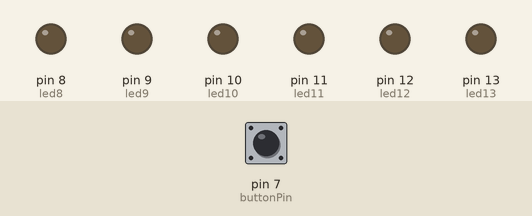
Bench run of a sketch on a simulated Arduino Uno, built with avr-gcc and run on an emulated ATmega328P. Parts: output pins drawn as LEDs (lit = HIGH). Inputs (shaded band) come from the test bench; at power-on: pin 7 (buttonPin) LOW.

Above: at 1.2 s.
1.3 s: pin 7 (buttonPin) pulled HIGH for 0.15 s
At 2.2 s:
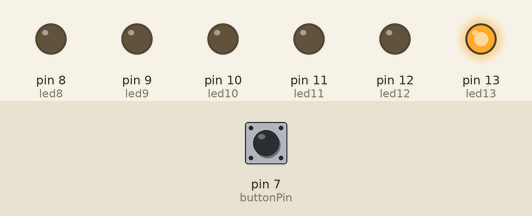
2.9 s: pin 7 (buttonPin) pulled HIGH for 1 s
At 4.7 s:
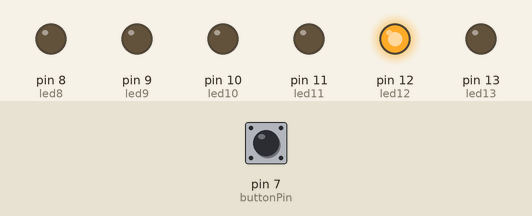
5.4 s: pin 7 (buttonPin) pulled HIGH for 0.15 s
At 6.6 s:
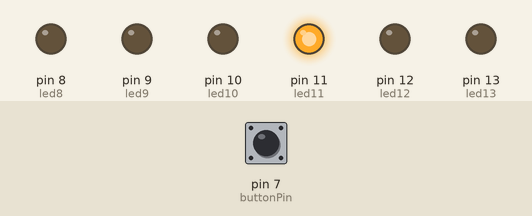
7.0 s: pin 7 (buttonPin) pulled HIGH for 3.2 s
At 10.8 s:
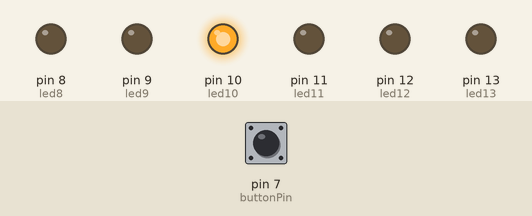
11.7 s: pin 7 (buttonPin) pulled HIGH for 0.15 s
At 12.7 s:
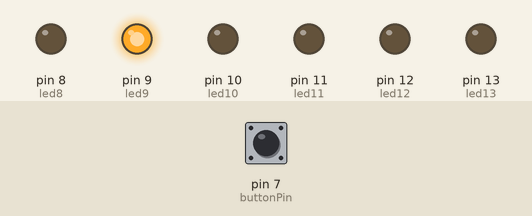
13.3 s: pin 7 (buttonPin) pulled HIGH for 1 s
At 15.2 s:
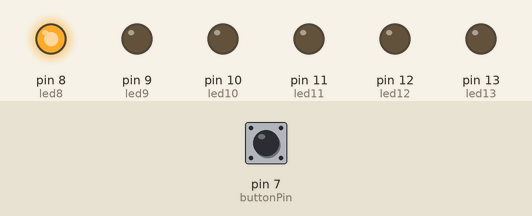
Timing chart, 0 to 16.7 s (numbered marks = the images above; inputs shaded):
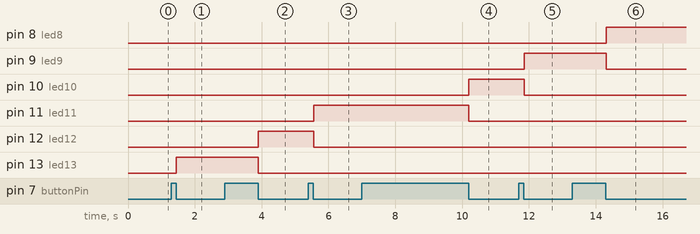

The sketch:

LEDmodel.ino
```cpp
int led13 = 13;
int led12 = 12;
int led11 = 11;
int led10 = 10;
int led9 = 9;
int led8 = 8;
int buttonPin = 7;
int buttonState;
int currentState = 0;
int oldState = 0;

void setup() {
  pinMode(led13,OUTPUT);
  pinMode(led12,OUTPUT);
  pinMode(led11,OUTPUT);
  pinMode(led10,OUTPUT);
  pinMode(led9,OUTPUT);
  pinMode(led8,OUTPUT);
  pinMode(buttonPin, INPUT);
}

void loop() {
  buttonState = digitalRead(buttonPin); // Read whether or not the button is on or off
  if (buttonState == 1){ //button has been pressed
    delay(50);
    buttonState = digitalRead(buttonPin);
    if (buttonState == 0){//button pressed once
       currentState = oldState + 1;
    }
  }
  else {
    delay(100);
  }
  switch (currentState) {
    case 1:
    digitalWrite(led13, HIGH);
    digitalWrite(led12, LOW);
    digitalWrite(led11, LOW);
    digitalWrite(led10, LOW);
    digitalWrite(led9, LOW);
    digitalWrite(led8, LOW);
    oldState = currentState;
    break;

    case 2:
    digitalWrite(led13, LOW);
    digitalWrite(led12, HIGH);
    digitalWrite(led11, LOW);
    digitalWrite(led10, LOW);
    digitalWrite(led9, LOW);
    digitalWrite(led8, LOW);
    oldState = currentState;
    break;

    case 3:
    digitalWrite(led13, LOW);
    digitalWrite(led12, LOW);
    digitalWrite(led11, HIGH);
    digitalWrite(led10, LOW);
    digitalWrite(led9, LOW);
    digitalWrite(led8, LOW);
    oldState = currentState;
    break;

    case 4:
    digitalWrite(led13, LOW);
    digitalWrite(led12, LOW);
    digitalWrite(led11, LOW);
    digitalWrite(led10, HIGH);
    digitalWrite(led9, LOW);
    digitalWrite(led8, LOW);
    oldState = currentState;
    break;

    case 5:
    digitalWrite(led13, LOW);
    digitalWrite(led12, LOW);
    digitalWrite(led11, LOW);
    digitalWrite(led10, LOW);
    digitalWrite(led9, HIGH);
    digitalWrite(led8, LOW);
    oldState = currentState;
    break;

    case 6:
    digitalWrite(led13, LOW);
    digitalWrite(led12, LOW);
    digitalWrite(led11, LOW);
    digitalWrite(led10, LOW);
    digitalWrite(led9, LOW);
    digitalWrite(led8, HIGH);
    oldState = currentState;
    break;

    default:
    digitalWrite(led13, LOW);
    digitalWrite(led12, LOW);
    digitalWrite(led11, LOW);
    digitalWrite(led10, LOW);
    digitalWrite(led9, LOW);
    digitalWrite(led8, LOW);
    oldState = 0;
    break;
  }
}
```

Measured:
- after the input at 1.3 s, pin 13 (led13): LOW → HIGH after 0.15 s
- after the input at 2.9 s, pin 12 (led12): LOW → HIGH after 1.0 s; pin 13 (led13): HIGH → LOW after 1.0 s
- after the input at 5.4 s, pin 11 (led11): LOW → HIGH after 0.15 s; pin 12 (led12): HIGH → LOW after 0.15 s
- after the input at 7.0 s, pin 10 (led10): LOW → HIGH after 3.2 s; pin 11 (led11): HIGH → LOW after 3.2 s
- after the input at 11.7 s, pin 9 (led9): LOW → HIGH after 0.16 s; pin 10 (led10): HIGH → LOW after 0.16 s
- after the input at 13.3 s, pin 8 (led8): LOW → HIGH after 1.0 s; pin 9 (led9): HIGH → LOW after 1.0 s
